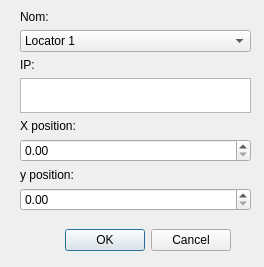
<?xml version="1.0" encoding="UTF-8"?>
<ui version="4.0">
 <class>Dialogaddlocator</class>
 <widget class="QDialog" name="Dialogaddlocator">
  <property name="geometry">
   <rect>
    <x>0</x>
    <y>0</y>
    <width>264</width>
    <height>267</height>
   </rect>
  </property>
  <property name="windowTitle">
   <string>Addlocator</string>
  </property>
  <widget class="QDialogButtonBox" name="buttonBox">
   <property name="geometry">
    <rect>
     <x>10</x>
     <y>220</y>
     <width>221</width>
     <height>41</height>
    </rect>
   </property>
   <property name="orientation">
    <enum>Qt::Horizontal</enum>
   </property>
   <property name="standardButtons">
    <set>QDialogButtonBox::Cancel|QDialogButtonBox::Ok</set>
   </property>
  </widget>
  <widget class="QWidget" name="verticalLayoutWidget">
   <property name="geometry">
    <rect>
     <x>20</x>
     <y>10</y>
     <width>231</width>
     <height>201</height>
    </rect>
   </property>
   <layout class="QVBoxLayout" name="verticalLayout">
    <item>
     <widget class="QLabel" name="label">
      <property name="text">
       <string>Nom:</string>
      </property>
     </widget>
    </item>
    <item>
     <widget class="QComboBox" name="comboBox">
      <item>
       <property name="text">
        <string>Locator 1</string>
       </property>
      </item>
      <item>
       <property name="text">
        <string>Locator 2</string>
       </property>
      </item>
      <item>
       <property name="text">
        <string>Locator 3</string>
       </property>
      </item>
      <item>
       <property name="text">
        <string>Locator 4</string>
       </property>
      </item>
     </widget>
    </item>
    <item>
     <widget class="QLabel" name="label_2">
      <property name="text">
       <string>IP:</string>
      </property>
     </widget>
    </item>
    <item>
     <widget class="QTextEdit" name="textEdit_2"/>
    </item>
    <item>
     <widget class="QLabel" name="label_3">
      <property name="text">
       <string>X position:</string>
      </property>
     </widget>
    </item>
    <item>
     <widget class="QDoubleSpinBox" name="doubleSpinBox">
      <property name="maximum">
       <double>1000000000.000000000000000</double>
      </property>
     </widget>
    </item>
    <item>
     <widget class="QLabel" name="label_4">
      <property name="text">
       <string>y position:</string>
      </property>
     </widget>
    </item>
    <item>
     <widget class="QDoubleSpinBox" name="doubleSpinBox_2">
      <property name="maximum">
       <double>1000000000.000000000000000</double>
      </property>
     </widget>
    </item>
   </layout>
  </widget>
 </widget>
 <resources/>
 <connections>
  <connection>
   <sender>buttonBox</sender>
   <signal>accepted()</signal>
   <receiver>Dialogaddlocator</receiver>
   <slot>accept()</slot>
   <hints>
    <hint type="sourcelabel">
     <x>248</x>
     <y>254</y>
    </hint>
    <hint type="destinationlabel">
     <x>157</x>
     <y>274</y>
    </hint>
   </hints>
  </connection>
  <connection>
   <sender>buttonBox</sender>
   <signal>rejected()</signal>
   <receiver>Dialogaddlocator</receiver>
   <slot>reject()</slot>
   <hints>
    <hint type="sourcelabel">
     <x>316</x>
     <y>260</y>
    </hint>
    <hint type="destinationlabel">
     <x>286</x>
     <y>274</y>
    </hint>
   </hints>
  </connection>
 </connections>
</ui>
